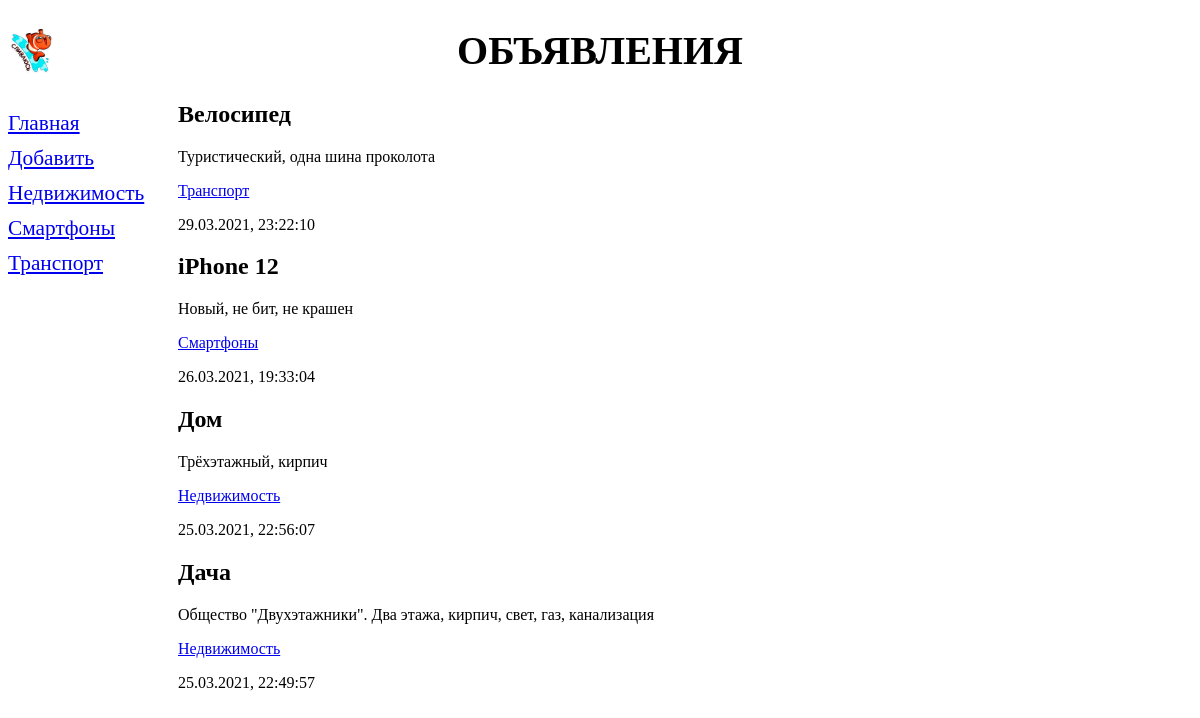
/bboard/, run on the app's committed database.
### bboard/models.py (models this page shows, shortened)
class Rubric(models.Model):
    name = models.CharField(max_length=20, db_index=True,
        verbose_name='Название')
    class Meta:
        verbose_name_plural = 'Рубрики'
        verbose_name = 'Рубрика'
        ordering = ['name']

class Bb(models.Model):
    title = models.CharField(max_length=50, verbose_name='Товар')
    content = models.TextField(null=True, blank=True, verbose_name='Описание')
    price = models.FloatField(null=True, blank=True, verbose_name='Цена')
    published = models.DateTimeField(auto_now_add=True, db_index=True,
        verbose_name='Опубликовано')
    rubric = models.ForeignKey('Rubric', null=True, on_delete=models.PROTECT,
        verbose_name='Рубрика')
    class Kinds(models.IntegerChoices):
        BUY = 1, 'Куплю'
        SELL = 2, 'Продам'
        EXCHANGE = 3, 'Обменяю'
        RENT = 4
        __empty__ = 'Выберите тип публикуемого объявления'
    kind = models.SmallIntegerField(choices=Kinds.choices, default=Kinds.SELL)
    class Meta:
        verbose_name_plural = 'Объявления' # название модели во множ. числе
        verbose_name = 'объявление' # название в ед. числе
        ordering = ['-published']

### bboard/views.py (the view)
# urls.py: path('', index, name='index'),
def index(request):
    bbs = Bb.objects.all()
    rubrics = Rubric.objects.all()
    context = {'bbs': bbs, 'rubrics': rubrics}
    return render(request, 'bboard/index.html', context)

### bboard/templates/bboard/index.html
{% extends "layout/basic.html" %}
{% block content %}
{% for bb in bbs %}
<div>
    <h2>{{ bb.title }}</h2>
    <p>{{ bb.content }}</p>
    <p><a href="{% url 'by_rubric' bb.rubric.pk %}">
        {{ bb.rubric.name }}</a></p>
    <p>{{ bb.published|date:"d.m.Y, H:i:s" }}</p>
</div>
{% endfor %}
{% endblock %}

### bboard/templates/layout/basic.html (shortened to what this page needs)
{% load static %}
<!DOCTYPE html>
<html>
    <head>
        <link rel="stylesheet" type="text/css"
        href="{% static 'bboard/style.css' %}">
    </head>
    <body>
        <header>
            <h1>Объявления</h1>
        </header>
        <nav>
            <a href="{% url 'index' %}">Главная</a>
            <a href="{% url 'add' %}">Добавить</a>
            {% for rubric in rubrics %}
            <a href="{% url 'by_rubric' rubric.pk %}">{{ rubric.name }}</a>
            {% endfor %}
        </nav>
        <section>
            {% block content %}
            {% endblock %}
        </section>
    </body>
</html>

### bboard/static/bboard/style.css (style rules this page uses)
header h1 { font-size: 30pt; text-transform: uppercase; text-align: center; background: url("bg.png") left / auto 100% no-repeat; }
nav { font-size: 16pt; width: 150px; float: left; }
nav a { display: block; margin: 10px 0px; }
section { margin-left: 170px; }

### data on the page
Rubric: name "Недвижимость"
Rubric: name "Смартфоны"
Rubric: name "Транспорт"
Bb: title "Велосипед", content "Туристический, одна шина проколота", rubric.name "Транспорт", published "29.03.2021, 23:22:10"
Bb: title "iPhone 12", content "Новый, не бит, не крашен", rubric.name "Смартфоны", published "26.03.2021, 19:33:04"
Bb: title "Дом", content "Трёхэтажный, кирпич", rubric.name "Недвижимость", published "25.03.2021, 22:56:07"
Bb: title "Дача", content "Общество \"Двухэтажники\". Два этажа, кирпич, свет, газ, канализация", rubric.name "Недвижимость", published "25.03.2021, 22:49:57"
